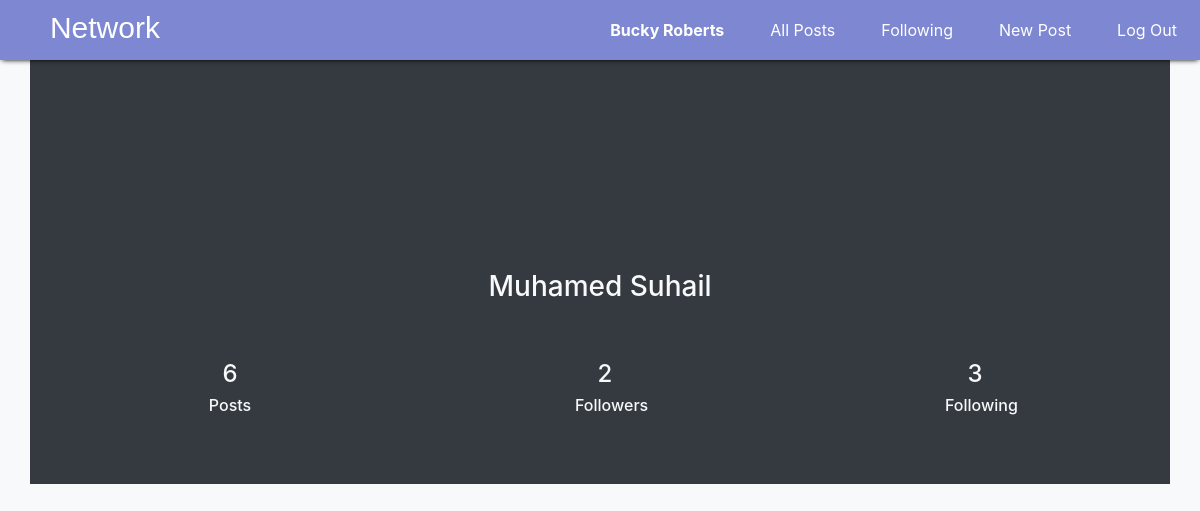
Page /Profile/1 (signed in) on the committed database.
### network/models.py (models this page shows)
class User(AbstractUser):
    username=models.CharField(max_length=20,unique=True)
    email=models.EmailField(unique=True)
    USERNAME_FIELD='email'
    REQUIRED_FIELDS=['username']
    def __str__(self):
        return f"{self.username}"

### network/views.py (the view, shortened to what this page needs)
# urls.py: path("Profile/<int:u>",views.profile_page,name="profile"),
def profile_page(request,u):
    if request.user.is_authenticated:
        return render(request,"network/profile_page.html",{
            'profile':User.objects.get(id=u),
        })
    else:
        return render(request, "network/register.html",{
            'form':RegisterForm()
        })

### network/templates/network/profile_page.html (shortened to what this page needs)
{% extends "network/base.html" %}
{% load static %}
{% block body %}
<div class="container bg-dark text-light" style="margin-top: 0px;" id="profile">
    <div class="details">
        <a href="" id="profilepic"><i class="icofont-ui-user"></i></a>
        <h3 id="p_uname">{{profile.username}}</h3>
        <br><br>
        <div class="flexcontainer">
            <div class="flex-item">
                <h4>{{profile.posts.count}}</h4>
                <h6>Posts</h6>
            </div>
            <div class="flex-item">
                <h4 id="count" class="followers">{{profile.followers.count}}</h4>
                <h6>Followers</h6>
            </div>
            <div class="flex-item">
                <h4 id="count">{{profile.following.count}}</h4>
                <h6>Following</h6>
            </div>
        </div>
    </div>
</div>
<div class="container text-dark" style="padding: 20px;" >
</div>
{% endblock %}

### network/templates/network/base.html (shortened to what this page needs)
{% load static %}
<!DOCTYPE html>
<html lang="en">
    <head>
        <link rel="stylesheet" href="https://stackpath.bootstrapcdn.com/bootstrap/4.4.1/css/bootstrap.min.css">
        <link href="{% static 'network/css/styles.css' %}" rel="stylesheet">
        <link rel="stylesheet" href="{%static 'network/icofont/icofont.min.css' %}">
    </head>
    <body>
        <nav class="navbar navbar-expand-lg">
            <a class="navbar-brand" href="{% url 'index' %}" id="icon">
                <i class="icofont-ui-social-link " aria-hidden="true"></i>
                <span>Network</span>
            </a>
            <div id="nav">
                <ul class="navbar-nav mr-auto">
                    {% if user.is_authenticated %}
                        <li class="nav-item">
                            <a class="nav-link"  href="{% url 'profile' u=user.id %}"><strong id="user">{{ user.username }}</strong></a>
                        </li>
                        <li class="nav-item">
                            <a class="nav-link" href="{% url 'index' tag='AllPosts' %}">All Posts</a>
                        </li>
                        <li class="nav-item">
                            <a class="nav-link" href="{% url 'index' tag='FPosts' %}">Following</a>
                        </li>
                        <li class="nav-item">
                            <a class="nav-link" href="#" data-toggle="modal" data-target="#NewPostModal">New Post</a>
                        </li>
                        <li class="nav-item">
                            <a class="nav-link" href="{% url 'logout' %}">Log Out</a>
                        </li>
                    {% endif %}
                </ul>
            </div>
        </nav>
        <div class="body">
            {% block body %}
            {% endblock %}
        </div>
    </body>
</html>

### network/static/network/css/styles.css (style rules this page uses)
* { line-height: 1.5em; }
.navbar { position: fixed; z-index: 12; top: 0; width: 100%; height: 60px; box-shadow: 0 2px 5px -2px black; background-color: #7d87d2; }
.navbar a { color: white; text-decoration: none; outline: none; }
#nav { display: none; }
#icon { margin: 0 auto; padding-bottom: 10px; font-size: 2em; display: block; color: white; }
#icon span { font-size: 30px; font-family: century,sans-serif; color: white; }
.container { display: flex; flex-direction: column; justify-content: center; padding-top: 120px; padding-bottom: 60px; }
#profile .details { text-align: center; }
#profile .details div { margin: 0 auto; }
.flexcontainer { display: flex; flex-direction: row; }
.flexcontainer .flex-item { width: 50px; display: flex; flex-direction: column; justify-content: center; }
#profilepic { font-size: 100px; color: #7d87d2; }
@media (min-width: 1066px) { .nav-item { margin: 10px; padding: 5px; } }
@media (min-width: 1066px) { #nav { display: block; position: absolute; right: 0; } }
@media (min-width: 1066px) { #icon { margin: 0; } }

### network/templates/network/profile_page.html (style rules this page uses)
body { background-color:#f8f9fa; padding-bottom: 70px; }
#count { position: relative; left:5px; }

### rows in the picture
User: username "Bucky Roberts"
User: username "Muhamed Suhail", posts.count "6", followers.count "2", following.count "3"
